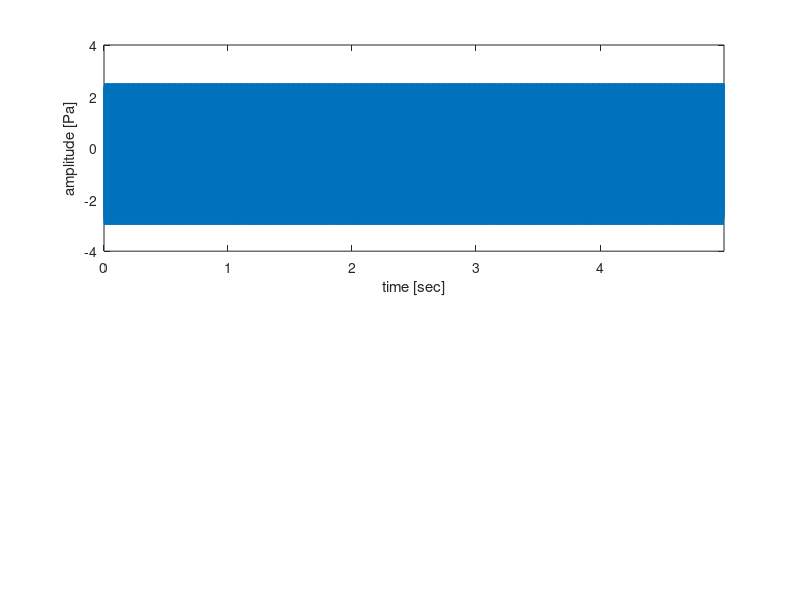

MATLAB code for this plot: (Note: this script raises an error after producing the figure.)
%% START

%% Initialization
close all;
clc;
clear;

%% File name
filename = 'ps_cos';

%% Make time array
fs = 44.1e3;
T = 5;
t = 0 : 1/fs : T-1/fs;

%% Make sound wave
y = 1/2 * cos(2*pi*2e3*t -pi/4) + 3/2 *cos(2*pi*10e3*t +pi/3) + cos(2*pi*15e3*t);

%% Make limit of plot and Font size
lim = { [-4 4] , [-250 125] };
setting_fontsize = 18;

%% Calc fft
Y = fft(y);
L = length(Y);

%% Get Single-Sided Spectrum
z = Y/L;
h_z = z(1:L/2+1);
h_z(2:end-1) = 2*h_z(2:end-1);

%% Get amplitude
amplitude = abs(h_z);

%% Get Power
power = amplitude.*amplitude;

%% Make frequency array
f = linspace(0,fs/2,length(power));

%% Make figure
figure('position', [0, 0, 600*16/9, 600]);

%% Time domain plot
subplot(2,1,1);
plot(t,y);
ylabel('amplitude [Pa]');
xlabel('time [sec]');
xlim([t(1) t(end)]);
ylim(lim{1});
ax = gca;
ax.FontSize = setting_fontsize;

%% Amplitude plot
subplot(2,1,2);
plot(f/1e3,10*log10(power/(20e-6).^2));
ylabel('power [dB SPL]');
xlabel('frequency [kHz]');
xlim([f(1)/1e3 f(end)/1e3]);
ylim(lim{2});
ax = gca;
ax.FontSize = setting_fontsize;

%% Save as png
fig = gcf;
exportgraphics(fig, [ '../../img/ps/' filename '.png' ] , 'Resolution', 500);

%% END
